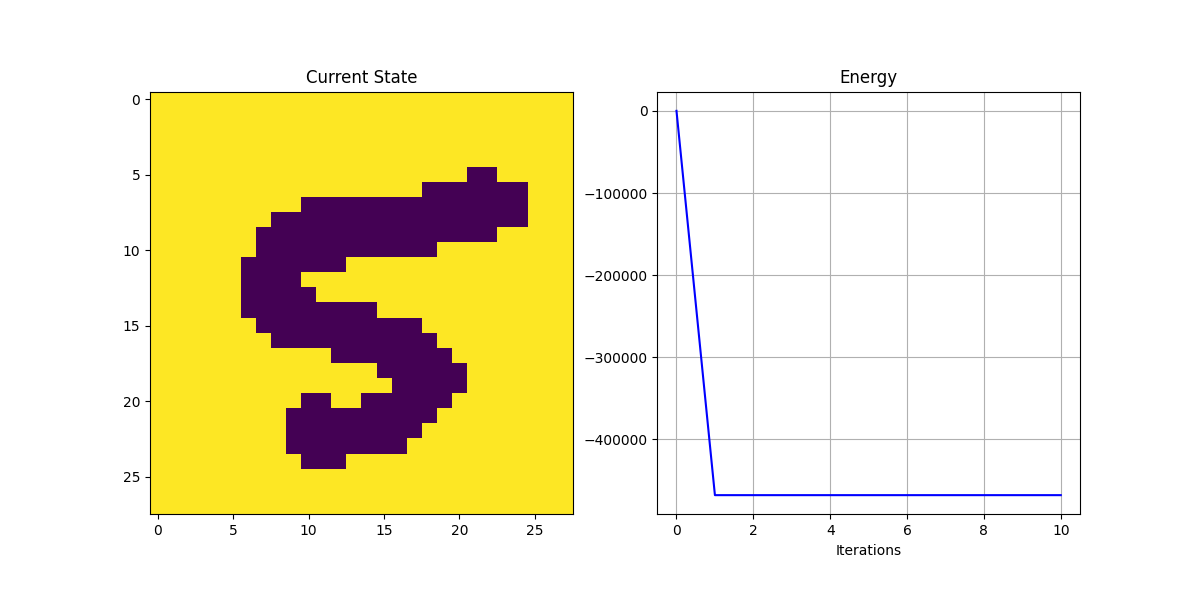

The Python source for this figure:
from typing import Optional

import numpy as np
import matplotlib.pyplot as plt

from datasets import load_mnist_patterns


class ClassicHopfield:
    def __init__(self, patterns: np.ndarray, threshholds: Optional[np.ndarray] = None):
        if threshholds is None:
            threshholds = np.zeros(patterns.shape[1])

        self.patterns = patterns
        self.threshholds = threshholds
        self.weights = self._calculate_weights()

    def _calculate_weights(self) -> np.ndarray:
        weights = np.zeros((self.patterns.shape[1], self.patterns.shape[1]))
        for pattern in self.patterns:
            weights += np.outer(pattern - self.threshholds, pattern - self.threshholds)
        np.fill_diagonal(weights, 0)
        return weights

    def __call__(self, state: np.ndarray) -> np.ndarray:
        return np.sign(state @ self.weights - self.threshholds)

    def energy(self, state: np.ndarray) -> float:
        return -0.5 * state @ self.weights @ state + state @ self.threshholds


def plot_classic_example(n_patterns: int = 10) -> tuple[plt.Figure, plt.Axes]:
    # Load some samples from MNIST
    patterns = load_mnist_patterns(n_patterns)

    # Create a Hopfield network
    hopfield = ClassicHopfield(patterns)

    # Create a random initial state
    state = np.random.choice([-1, 1], patterns.shape[1])

    plt.ion()
    f, axs = plt.subplots(1, 2, figsize=(12, 6))

    axs[0].set_title("Current State")
    axs[1].set_title("Energy")
    axs[1].set_xlabel("Iterations")
    axs[1].set_box_aspect(1)
    axs[1].grid()

    state_img = None
    energy_line = None
    energy = [hopfield.energy(state)]

    # Create an animation of the network dynamics
    for _ in range(10):
        if state_img is not None:
            state_img.remove()
        if energy_line is not None:
            energy_line.remove()
        state_img = axs[0].imshow(state.reshape(28, 28), animated=True)
        state = hopfield(state)
        energy.append(hopfield.energy(state))
        (energy_line,) = axs[1].plot(energy, color="blue")

        plt.pause(1)

    return f, axs


if __name__ == "__main__":
    f, axs = plot_classic_example(n_patterns=2)
    f.savefig("classic_hopfield.png")
